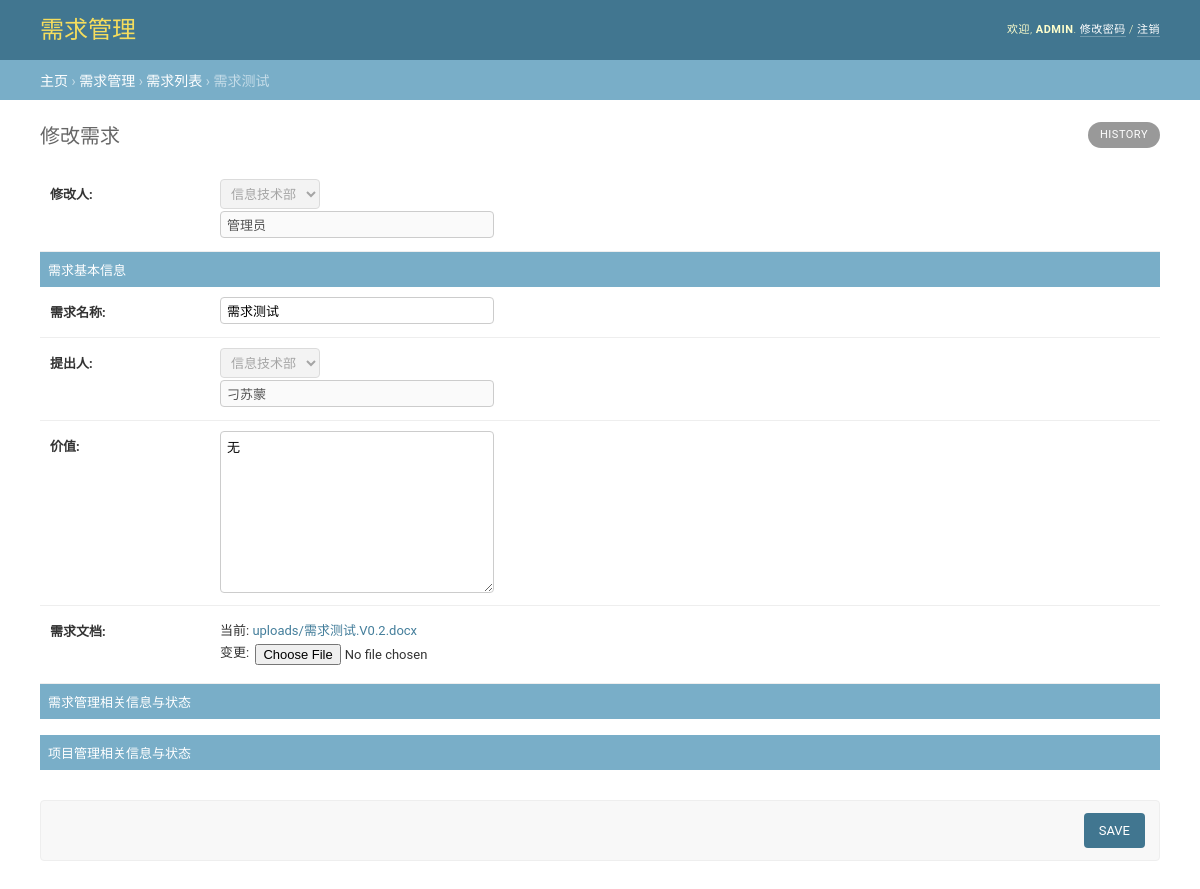
/10/change/ (signed in), run on the app's committed database.
### ProjectTracking/models.py (models this page shows)
class Requirement(models.Model):
    CATEGORY_DEVELOPMENT = '0'
    CATEGORY_OPERATION = '1'
    CATEGORY_EMERGENCY = '2'
    REQUIREMENT_CATEGORY = (
        (CATEGORY_DEVELOPMENT, '开发类'),
        (CATEGORY_OPERATION, '运维类'),
        (CATEGORY_EMERGENCY, '紧急类'),
    )
    r_id = models.AutoField('ID', primary_key=True)
    i_name = models.CharField('需求名称', max_length=100, unique=True)
    i_submit_time = models.DateTimeField('提交时间')
    i_submit_user = models.ForeignKey(User, verbose_name='提出用户', default=0)
    i_value = models.CharField('价值', max_length=500, default='无')
    i_file = models.FileField('需求文档', upload_to='uploads/', validators=[validate_file_extension])
    r_category = models.CharField('需求类别', max_length=1, choices=REQUIREMENT_CATEGORY, default='', blank=True, null=True)

class Employee(models.Model):
    DEPARTMENT_ZONGCAISHI = 0
    DEPARTMENT_ZONGHE = 1
    DEPARTMENT_CAIWU = 2
    DEPARTMENT_CHUANGXIN = 3
    DEPARTMENT_WANGXIAO = 4
    DEPARTMENT_CHANXIAN = 5
    DEPARTMENT_SHOUXIAN = 6
    DEPARTMENT_SHUJU = 7
    DEPARTMENT_XINXI = 8
    DEPARTMENT_CHOICES = (
        (DEPARTMENT_ZONGCAISHI, '总裁室'),
        (DEPARTMENT_ZONGHE, '综合部'),
        (DEPARTMENT_CAIWU, '财务部'),
        (DEPARTMENT_CHUANGXIN, '创新业务部'),
        (DEPARTMENT_WANGXIAO, '网络销售部'),
        (DEPARTMENT_CHANXIAN, '产险销售部'),
        (DEPARTMENT_SHOUXIAN, '寿险电销部'),
        (DEPARTMENT_SHUJU, '数据管理部'),
        (DEPARTMENT_XINXI, '信息技术部'),
    )
    user = models.OneToOneField(User)
    person = models.CharField('姓名', max_length=10)
    department = models.IntegerField('部门', choices=DEPARTMENT_CHOICES, default=DEPARTMENT_ZONGCAISHI)

### ProjectTracking/views.py (the view)
# urls.py: url(r'^(?P<r_id>[0-9]+)/change/$', change_view, name='change'),
def change_view(request, r_id):
    requirement = Requirement.objects.get(r_id=r_id)
    name_old = requirement.i_file.name
    if request.method == 'POST':
        form = RequirementForm(request.POST, request.FILES, instance=requirement)
        if form.is_valid():
            requirement = form.save(commit=False)
            if name_old != requirement.i_file.name:
                requirement.i_file.name = filename_update(name_old, requirement.i_name, 0.1)
                print(requirement.i_file.name)
            requirement.save()
            return HttpResponseRedirect(reverse('ProjectTracking:index'))
    else:
        form = RequirementForm(instance=requirement)
    return render(request, 'ProjectTracking/change.html', {'current_user': request.user,
                                                           'requirement': requirement,
                                                           'form': form})

### ProjectTracking/forms.py
class RequirementForm(ModelForm):
    class Meta:
        model = Requirement
        fields = ['i_name', 'i_value', 'i_file']
        widgets = {
            'i_name': TextInput(attrs={'class': 'vTextField'}),
            'i_value': Textarea(attrs={'class': 'vTextField'}),
            'i_file': FileInput(attrs={'accept': 'application/vnd.openxmlformats-officedocument.wordprocessingml.document, application/msword'}),
        }

### ProjectTracking/templates/ProjectTracking/change.html (shortened to what this page needs)
<!DOCTYPE html>
<html lang="en-us">
<head>
    <link rel="stylesheet" type="text/css" href="/static/css/base.css"/>
    <link rel="stylesheet" type="text/css" href="/static/css/forms.css"/>
</head>
<body class=" app-ProjectTracking model-requirement change-form" data-admin-utc-offset="28800">
<div id="container">
    {% include 'ProjectTracking/_header.html' %}
    <div class="breadcrumbs">
        <a href="/">主页</a>
        &rsaquo; <a href="{% url 'ProjectTracking:index' %}">需求管理</a>
        &rsaquo; <a href="{% url 'ProjectTracking:index' %}">需求列表</a>
        &rsaquo; {{ form.i_name.value }}
    </div>
    <div id="content" class="colM">
        <h1>修改需求</h1>
        <div id="content-main">
            <ul class="object-tools">
                <li>
                    <a href="#" class="historylink">History</a>
                </li>
            </ul>
            <form enctype="multipart/form-data" action="" method="post" id="requirement_form" novalidate>
                <div>
                    <fieldset class="module aligned ">
                        <div class="form-row field-i_submit_department">
                            <div>
                                <label class="required" for="id_i_change_department">修改人:</label>
                                <select id="id_i_change_department" name="i_change_department" disabled="true" required>
                                    <option value="{{ current_user.employee.department }}" selected="selected">{{ current_user.employee.get_department_display }}</option>
                                </select>
                            </div>
                            <div>
                                <label class="required" for="id_i_change_person"></label>
                                <input class="vTextField" id="id_i_change_person" name="i_change_person"
                                       value="{{ current_user.employee.person }}" disabled="true" required/>
                            </div>
                        </div>
                        <h2>需求基本信息</h2>
                        <div class="form-row field-i_name">
                            <div>
                                <label class="required" for="{{ form.i_name.id_for_label }}">需求名称:</label>
                                {{ form.i_name }}
                            </div>
                        </div>
                        <div class="form-row field-i_submit_department">
                            <div>
                                <label class="required" for="id_i_submit_department">提出人:</label>
                                <select id="id_i_submit_department" name="i_submit_department" disabled="true" required>
                                    <option value="{{ requirement.i_submit_user.employee.department }}" selected="selected">{{ requirement.i_submit_user.employee.get_department_display }}</option>
                                </select>
                            </div>
                            <div>
                                <label class="required" for="id_i_submit_person"></label>
                                <input class="vTextField" id="id_i_submit_person" name="i_submit_person"
                                       value="{{ requirement.i_submit_user.employee.person }}" disabled="true" required/>
                            </div>
                        </div>
                        <div class="form-row field-i_value">
                            <div>
                                <label class="required" for="{{ form.i_value.id_for_label }}">价值:</label>
                                {{ form.i_value }}
                            </div>
                        </div>
                        <div class="form-row field-i_file">
                            <div>
                                <label class="required" for="{{ form.i_file.id_for_label }}">需求文档:</label>
                                <p class="file-upload">
                                    当前:
                                    <a href="{{ requirement.i_file.url }}">{{ requirement.i_file.name }}</a>
                                    <br/>
                                    变更: {{ form.i_file }}
                                </p>
                            </div>
                        </div>
                        <h2>需求管理相关信息与状态</h2>
                        <br />
                        <h2>项目管理相关信息与状态</h2>
                    </fieldset>
                    <div class="submit-row">
                        <input type="submit" value="Save" class="default" name="_save"/>
                    </div>
                </div>
            </form>
        </div>
        <br class="clear"/>
    </div>
</div>
</body>
</html>

### ProjectTracking/templates/ProjectTracking/_header.html
<div id="header">
    <div id="branding">
        <h1 id="site-name"><a href="#">需求管理</a></h1>
    </div>
    <div id="user-tools">
        欢迎,
        <strong>{{ current_user }}</strong>.
        <a href="#">修改密码</a> /
        <a href="{% url 'ProjectTracking:logout' %}">注销</a>
    </div>
</div>

### ProjectTracking/static/css/base.css (style rules this page uses)
body { margin: 0; padding: 0; font-size: 14px; font-family: "Roboto","Lucida Grande","DejaVu Sans","Bitstream Vera Sans",Verdana,Arial,sans-serif; color: #333; background: #fff; }
a:link, a:visited { color: #447e9b; text-decoration: none; }
p, ol, ul, dl { margin: .2em 0 .8em 0; }
p { padding: 0; line-height: 140%; }
h1,h2,h3,h4,h5 { font-weight: bold; }
h1 { margin: 0 0 20px; font-weight: 300; font-size: 20px; color: #666; }
h2 { font-size: 16px; margin: 1em 0 .5em 0; }
ul li { list-style-type: square; padding: 1px 0; }
li, dt, dd { font-size: 13px; line-height: 20px; }
form { margin: 0; padding: 0; }
fieldset { margin: 0; padding: 0; border: none; border-top: 1px solid #eee; }
input, textarea, select, .form-row p, form .button { margin: 2px 0; padding: 2px 3px; vertical-align: middle; font-family: "Roboto", "Lucida Grande", Verdana, Arial, sans-serif; font-weight: normal; font-size: 13px; }
textarea { vertical-align: top; }
input[type=text], input[type=password], input[type=email], input[type=url], input[type=number], textarea, select, .vTextField { border: 1px solid #ccc; border-radius: 4px; padding: 5px 6px; margin-top: 0; }
select { height: 30px; }
.button, input[type=submit], input[type=button], .submit-row input, a.button { background: #79aec8; padding: 10px 15px; border: none; border-radius: 4px; color: #fff; cursor: pointer; }
.button.default, input[type=submit].default, .submit-row input.default { float: right; border: none; font-weight: 400; background: #417690; }
.module { border: none; margin-bottom: 30px; background: #fff; }
.module p, .module ul, .module h3, .module h4, .module dl, .module pre { padding-left: 10px; padding-right: 10px; }
.module h2, .module caption, .inline-group h2 { margin: 0; padding: 8px; font-weight: 400; font-size: 13px; text-align: left; background: #79aec8; color: #fff; }
div.breadcrumbs { background: #79aec8; padding: 10px 40px; border: none; font-size: 14px; color: #c4dce8; text-align: left; }
div.breadcrumbs a { color: #fff; }
.object-tools { font-size: 10px; font-weight: bold; padding-left: 0; float: right; position: relative; margin-top: -48px; }
.object-tools li { display: block; float: left; margin-left: 5px; height: 16px; }
.object-tools a { border-radius: 15px; }
.object-tools a:link, .object-tools a:visited { display: block; float: left; padding: 3px 12px; background: #999; font-weight: 400; font-size: 11px; text-transform: uppercase; letter-spacing: 0.5px; color: #fff; }
#container { position: relative; width: 100%; min-width: 980px; padding: 0; }
#content { padding: 20px 40px; }
#content-main { float: left; width: 100%; }
#header { width: auto; height: 40px; padding: 10px 40px; background: #417690; line-height: 40px; color: #ffc; overflow: hidden; }
#header a:link, #header a:visited { color: #fff; }
#branding { float: left; }
#branding h1 { padding: 0; margin: 0 20px 0 0; font-weight: 300; font-size: 24px; color: #f5dd5d; }
#branding h1, #branding h1 a:link, #branding h1 a:visited { color: #f5dd5d; }
#user-tools { float: right; padding: 0; margin: 0 0 0 20px; font-weight: 300; font-size: 11px; letter-spacing: 0.5px; text-transform: uppercase; text-align: right; }
#user-tools a { border-bottom: 1px solid rgba(255, 255, 255, 0.25); }

### ProjectTracking/static/css/forms.css (style rules this page uses)
.form-row { overflow: hidden; padding: 10px; font-size: 13px; border-bottom: 1px solid #eee; }
.form-row img, .form-row input { vertical-align: middle; }
form .form-row p { padding-left: 0; }
label { font-weight: normal; color: #666; font-size: 13px; }
.required label, label.required { font-weight: bold; color: #333; }
.aligned label { display: block; padding: 4px 10px 0 0; float: left; width: 160px; word-wrap: break-word; line-height: 1; }
.aligned label:not(.vCheckboxLabel):after { content: ''; display: inline-block; vertical-align: middle; height: 26px; }
.aligned label + p { padding: 6px 0; margin-top: 0; margin-bottom: 0; margin-left: 170px; }
.aligned .form-row input { margin-bottom: 0; }
.submit-row { padding: 12px 14px; margin: 0 0 20px; background: #f8f8f8; border: 1px solid #eee; border-radius: 4px; text-align: right; overflow: hidden; }
.submit-row input { height: 35px; line-height: 15px; margin: 0 0 0 5px; }
.submit-row input.default { margin: 0 0 0 8px; text-transform: uppercase; }
.vTextField { width: 20em; }

### data on the page
Requirement: i_name.value "需求测试", i_name "需求测试", i_submit_department "信息技术部", i_submit_person "刁苏蒙", i_value "无", i_file.name "uploads/需求测试.V0.2.docx"

### other printed values
{{ current_user }} "ADMIN"
